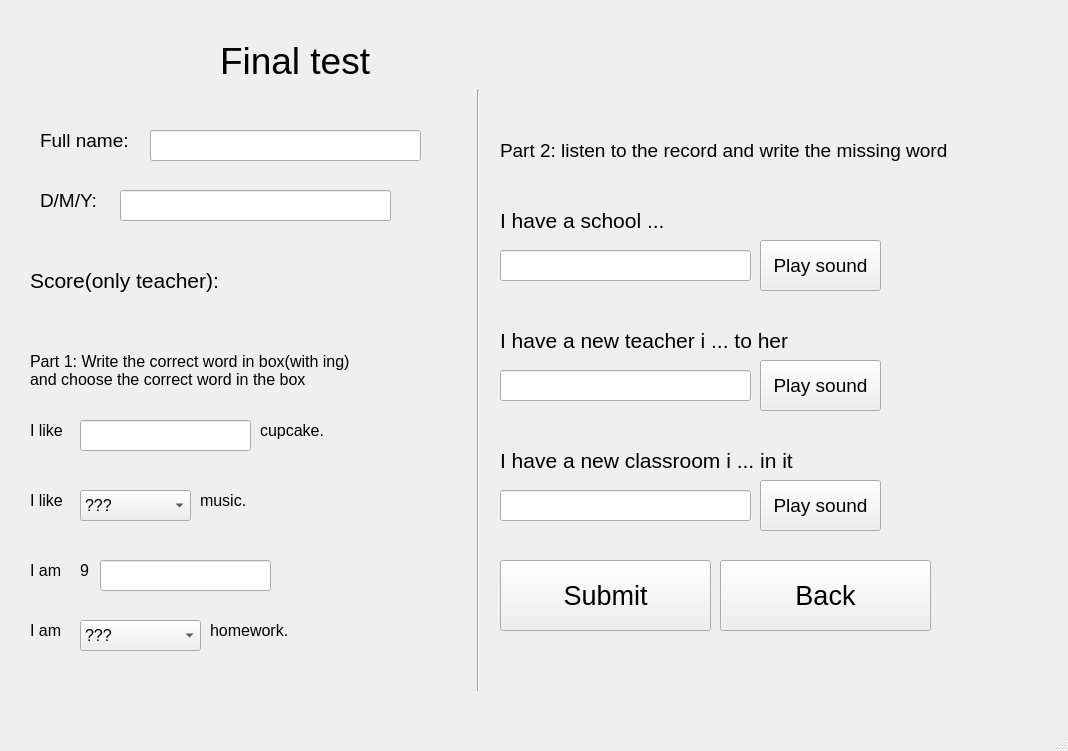
<?xml version="1.0" encoding="UTF-8"?>
<ui version="4.0">
 <class>MainWindow</class>
 <widget class="QMainWindow" name="MainWindow">
  <property name="geometry">
   <rect>
    <x>0</x>
    <y>0</y>
    <width>1068</width>
    <height>751</height>
   </rect>
  </property>
  <property name="windowTitle">
   <string>MainWindow</string>
  </property>
  <widget class="QWidget" name="centralwidget">
   <widget class="QLabel" name="label_5">
    <property name="geometry">
     <rect>
      <x>30</x>
      <y>340</y>
      <width>421</width>
      <height>61</height>
     </rect>
    </property>
    <property name="font">
     <font>
      <pointsize>12</pointsize>
     </font>
    </property>
    <property name="text">
     <string>Part 1: Write the correct word in box(with ing) 
and choose the correct word in the box</string>
    </property>
   </widget>
   <widget class="Line" name="line">
    <property name="geometry">
     <rect>
      <x>470</x>
      <y>90</y>
      <width>16</width>
      <height>601</height>
     </rect>
    </property>
    <property name="orientation">
     <enum>Qt::Vertical</enum>
    </property>
   </widget>
   <widget class="QLabel" name="label_12">
    <property name="geometry">
     <rect>
      <x>30</x>
      <y>550</y>
      <width>51</width>
      <height>41</height>
     </rect>
    </property>
    <property name="font">
     <font>
      <pointsize>12</pointsize>
     </font>
    </property>
    <property name="text">
     <string>I am</string>
    </property>
   </widget>
   <widget class="QLabel" name="label_3">
    <property name="geometry">
     <rect>
      <x>40</x>
      <y>170</y>
      <width>71</width>
      <height>61</height>
     </rect>
    </property>
    <property name="font">
     <font>
      <pointsize>14</pointsize>
     </font>
    </property>
    <property name="text">
     <string>D/M/Y:</string>
    </property>
   </widget>
   <widget class="QLabel" name="label_4">
    <property name="geometry">
     <rect>
      <x>30</x>
      <y>240</y>
      <width>241</width>
      <height>81</height>
     </rect>
    </property>
    <property name="font">
     <font>
      <pointsize>16</pointsize>
     </font>
    </property>
    <property name="text">
     <string>Score(only teacher):</string>
    </property>
   </widget>
   <widget class="QLabel" name="label_16">
    <property name="geometry">
     <rect>
      <x>500</x>
      <y>190</y>
      <width>211</width>
      <height>61</height>
     </rect>
    </property>
    <property name="font">
     <font>
      <pointsize>16</pointsize>
     </font>
    </property>
    <property name="text">
     <string>I have a school ...</string>
    </property>
   </widget>
   <widget class="QLabel" name="label_18">
    <property name="geometry">
     <rect>
      <x>500</x>
      <y>430</y>
      <width>381</width>
      <height>61</height>
     </rect>
    </property>
    <property name="font">
     <font>
      <pointsize>16</pointsize>
     </font>
    </property>
    <property name="text">
     <string>I have a new classroom i ... in it</string>
    </property>
   </widget>
   <widget class="QLabel" name="label_6">
    <property name="geometry">
     <rect>
      <x>500</x>
      <y>120</y>
      <width>551</width>
      <height>61</height>
     </rect>
    </property>
    <property name="font">
     <font>
      <pointsize>14</pointsize>
     </font>
    </property>
    <property name="text">
     <string>Part 2: listen to the record and write the missing word</string>
    </property>
   </widget>
   <widget class="QPushButton" name="submit">
    <property name="geometry">
     <rect>
      <x>500</x>
      <y>560</y>
      <width>211</width>
      <height>71</height>
     </rect>
    </property>
    <property name="font">
     <font>
      <pointsize>20</pointsize>
     </font>
    </property>
    <property name="text">
     <string>Submit</string>
    </property>
   </widget>
   <widget class="QLabel" name="label_7">
    <property name="geometry">
     <rect>
      <x>30</x>
      <y>410</y>
      <width>51</width>
      <height>41</height>
     </rect>
    </property>
    <property name="font">
     <font>
      <pointsize>12</pointsize>
     </font>
    </property>
    <property name="text">
     <string>I like</string>
    </property>
   </widget>
   <widget class="QLabel" name="label_8">
    <property name="geometry">
     <rect>
      <x>260</x>
      <y>410</y>
      <width>81</width>
      <height>41</height>
     </rect>
    </property>
    <property name="font">
     <font>
      <pointsize>12</pointsize>
     </font>
    </property>
    <property name="text">
     <string>cupcake.</string>
    </property>
   </widget>
   <widget class="QPushButton" name="pushButton">
    <property name="geometry">
     <rect>
      <x>760</x>
      <y>240</y>
      <width>121</width>
      <height>51</height>
     </rect>
    </property>
    <property name="font">
     <font>
      <pointsize>14</pointsize>
     </font>
    </property>
    <property name="text">
     <string>Play sound</string>
    </property>
   </widget>
   <widget class="QComboBox" name="comboBox_4">
    <property name="geometry">
     <rect>
      <x>80</x>
      <y>620</y>
      <width>121</width>
      <height>31</height>
     </rect>
    </property>
    <property name="font">
     <font>
      <pointsize>12</pointsize>
     </font>
    </property>
    <item>
     <property name="text">
      <string>???</string>
     </property>
    </item>
    <item>
     <property name="text">
      <string>years old</string>
     </property>
    </item>
    <item>
     <property name="text">
      <string>playing</string>
     </property>
    </item>
    <item>
     <property name="text">
      <string>eating</string>
     </property>
    </item>
    <item>
     <property name="text">
      <string>doing</string>
     </property>
    </item>
   </widget>
   <widget class="QLabel" name="label_15">
    <property name="geometry">
     <rect>
      <x>230</x>
      <y>550</y>
      <width>81</width>
      <height>41</height>
     </rect>
    </property>
    <property name="font">
     <font>
      <pointsize>12</pointsize>
     </font>
    </property>
    <property name="text">
     <string>.</string>
    </property>
   </widget>
   <widget class="QLabel" name="label_9">
    <property name="geometry">
     <rect>
      <x>30</x>
      <y>480</y>
      <width>51</width>
      <height>41</height>
     </rect>
    </property>
    <property name="font">
     <font>
      <pointsize>12</pointsize>
     </font>
    </property>
    <property name="text">
     <string>I like</string>
    </property>
   </widget>
   <widget class="QLabel" name="label_10">
    <property name="geometry">
     <rect>
      <x>200</x>
      <y>480</y>
      <width>81</width>
      <height>41</height>
     </rect>
    </property>
    <property name="font">
     <font>
      <pointsize>12</pointsize>
     </font>
    </property>
    <property name="text">
     <string>music.</string>
    </property>
   </widget>
   <widget class="QLabel" name="label_13">
    <property name="geometry">
     <rect>
      <x>210</x>
      <y>610</y>
      <width>121</width>
      <height>41</height>
     </rect>
    </property>
    <property name="font">
     <font>
      <pointsize>12</pointsize>
     </font>
    </property>
    <property name="text">
     <string>homework.</string>
    </property>
   </widget>
   <widget class="QLabel" name="label_11">
    <property name="geometry">
     <rect>
      <x>80</x>
      <y>550</y>
      <width>21</width>
      <height>41</height>
     </rect>
    </property>
    <property name="font">
     <font>
      <pointsize>12</pointsize>
     </font>
    </property>
    <property name="text">
     <string>9</string>
    </property>
   </widget>
   <widget class="QLineEdit" name="lineEdit">
    <property name="geometry">
     <rect>
      <x>150</x>
      <y>130</y>
      <width>271</width>
      <height>31</height>
     </rect>
    </property>
    <property name="font">
     <font>
      <pointsize>12</pointsize>
     </font>
    </property>
    <property name="text">
     <string/>
    </property>
   </widget>
   <widget class="QLabel" name="label_2">
    <property name="geometry">
     <rect>
      <x>40</x>
      <y>110</y>
      <width>111</width>
      <height>61</height>
     </rect>
    </property>
    <property name="font">
     <font>
      <pointsize>14</pointsize>
     </font>
    </property>
    <property name="text">
     <string>Full name:</string>
    </property>
   </widget>
   <widget class="QLabel" name="label_14">
    <property name="geometry">
     <rect>
      <x>30</x>
      <y>610</y>
      <width>51</width>
      <height>41</height>
     </rect>
    </property>
    <property name="font">
     <font>
      <pointsize>12</pointsize>
     </font>
    </property>
    <property name="text">
     <string>I am</string>
    </property>
   </widget>
   <widget class="QLabel" name="label">
    <property name="geometry">
     <rect>
      <x>220</x>
      <y>20</y>
      <width>191</width>
      <height>81</height>
     </rect>
    </property>
    <property name="font">
     <font>
      <pointsize>28</pointsize>
     </font>
    </property>
    <property name="text">
     <string>Final test</string>
    </property>
   </widget>
   <widget class="QComboBox" name="comboBox_2">
    <property name="geometry">
     <rect>
      <x>80</x>
      <y>490</y>
      <width>111</width>
      <height>31</height>
     </rect>
    </property>
    <property name="font">
     <font>
      <pointsize>12</pointsize>
     </font>
    </property>
    <item>
     <property name="text">
      <string>???</string>
     </property>
    </item>
    <item>
     <property name="text">
      <string>doing</string>
     </property>
    </item>
    <item>
     <property name="text">
      <string>watching</string>
     </property>
    </item>
    <item>
     <property name="text">
      <string>listening to</string>
     </property>
    </item>
    <item>
     <property name="text">
      <string>playing</string>
     </property>
    </item>
   </widget>
   <widget class="QLineEdit" name="lineEdit_2">
    <property name="geometry">
     <rect>
      <x>120</x>
      <y>190</y>
      <width>271</width>
      <height>31</height>
     </rect>
    </property>
    <property name="font">
     <font>
      <pointsize>12</pointsize>
     </font>
    </property>
    <property name="text">
     <string/>
    </property>
   </widget>
   <widget class="QLabel" name="label_17">
    <property name="geometry">
     <rect>
      <x>500</x>
      <y>310</y>
      <width>381</width>
      <height>61</height>
     </rect>
    </property>
    <property name="font">
     <font>
      <pointsize>16</pointsize>
     </font>
    </property>
    <property name="text">
     <string>I have a new teacher i ... to her</string>
    </property>
   </widget>
   <widget class="QLineEdit" name="lineEdit_3">
    <property name="geometry">
     <rect>
      <x>80</x>
      <y>420</y>
      <width>171</width>
      <height>31</height>
     </rect>
    </property>
    <property name="font">
     <font>
      <pointsize>10</pointsize>
     </font>
    </property>
   </widget>
   <widget class="QLineEdit" name="lineEdit_4">
    <property name="geometry">
     <rect>
      <x>100</x>
      <y>560</y>
      <width>171</width>
      <height>31</height>
     </rect>
    </property>
    <property name="font">
     <font>
      <pointsize>10</pointsize>
     </font>
    </property>
    <property name="text">
     <string/>
    </property>
   </widget>
   <widget class="QLineEdit" name="lineEdit_5">
    <property name="geometry">
     <rect>
      <x>500</x>
      <y>250</y>
      <width>251</width>
      <height>31</height>
     </rect>
    </property>
    <property name="font">
     <font>
      <pointsize>12</pointsize>
     </font>
    </property>
    <property name="text">
     <string/>
    </property>
   </widget>
   <widget class="QLineEdit" name="lineEdit_6">
    <property name="geometry">
     <rect>
      <x>500</x>
      <y>370</y>
      <width>251</width>
      <height>31</height>
     </rect>
    </property>
    <property name="font">
     <font>
      <pointsize>12</pointsize>
     </font>
    </property>
    <property name="text">
     <string/>
    </property>
   </widget>
   <widget class="QLineEdit" name="lineEdit_7">
    <property name="geometry">
     <rect>
      <x>500</x>
      <y>490</y>
      <width>251</width>
      <height>31</height>
     </rect>
    </property>
    <property name="font">
     <font>
      <pointsize>12</pointsize>
     </font>
    </property>
    <property name="text">
     <string/>
    </property>
   </widget>
   <widget class="QPushButton" name="pushButton_3">
    <property name="geometry">
     <rect>
      <x>760</x>
      <y>360</y>
      <width>121</width>
      <height>51</height>
     </rect>
    </property>
    <property name="font">
     <font>
      <pointsize>14</pointsize>
     </font>
    </property>
    <property name="text">
     <string>Play sound</string>
    </property>
   </widget>
   <widget class="QPushButton" name="pushButton_4">
    <property name="geometry">
     <rect>
      <x>760</x>
      <y>480</y>
      <width>121</width>
      <height>51</height>
     </rect>
    </property>
    <property name="font">
     <font>
      <pointsize>14</pointsize>
     </font>
    </property>
    <property name="text">
     <string>Play sound</string>
    </property>
   </widget>
   <widget class="QPushButton" name="back">
    <property name="geometry">
     <rect>
      <x>720</x>
      <y>560</y>
      <width>211</width>
      <height>71</height>
     </rect>
    </property>
    <property name="font">
     <font>
      <pointsize>20</pointsize>
     </font>
    </property>
    <property name="text">
     <string>Back</string>
    </property>
   </widget>
  </widget>
  <widget class="QMenuBar" name="menubar">
   <property name="geometry">
    <rect>
     <x>0</x>
     <y>0</y>
     <width>1068</width>
     <height>26</height>
    </rect>
   </property>
  </widget>
  <widget class="QStatusBar" name="statusbar"/>
 </widget>
 <resources/>
 <connections/>
</ui>
